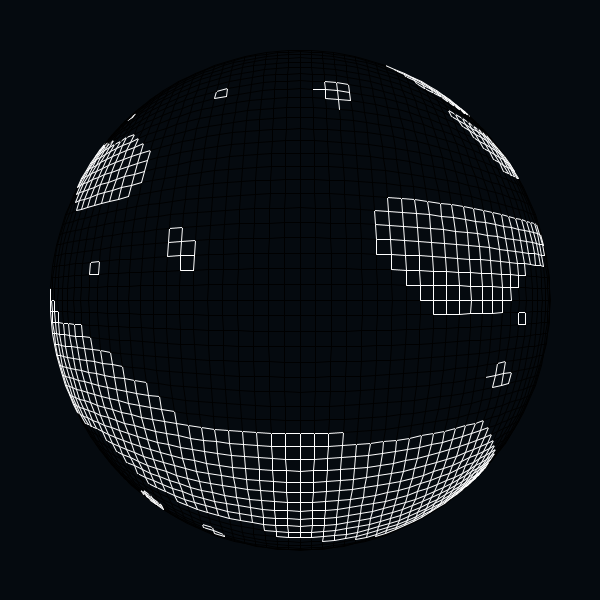
Frame 1 (no input)
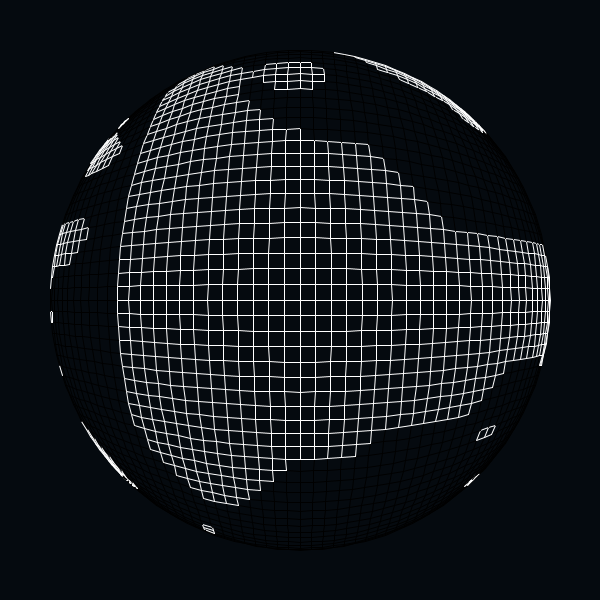
Frame 60 (the mouse pressed at the canvas centre just before this capture)
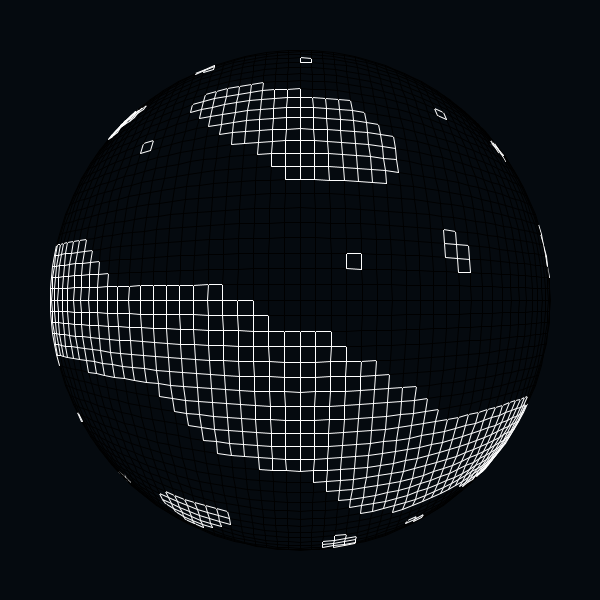
Frame 120 (the mouse held since frame 60 and released just before this capture)

The Processing sketch that drew these frames (run headless with seeded random() and noise(); from frame 60 on, the mouse is pressed at the canvas centre):

// Processing sketch: PlanetGenerator
// ── PlanetGenerator.pde


ArrayList<Planet> planets;

void setup() {
  size(600, 600);

  planets = new ArrayList<Planet>();
  planets.add(new Planet(new PVector(300, 300), 500, new PVector(100, 100)));
}


void draw() {
  background(5, 10, 15);

  for (int i = 0; i < planets.size(); i++) {
    planets.get(i).show();
  }
}


void keyPressed() {
  planets.get(0).generateNewMap();
}

// ── Planet.pde


class Planet {
 
  
  PVector pos;
  float size;
  PVector mapSize;
  PVector circleSize;
  
  int map[][];
  PVector[][] circlePositions;
  
  
  Planet(PVector pos_, float size_, PVector mapSize_) {
    pos = pos_;
    size = size_;
    mapSize = mapSize_;
    circleSize = mapSize.copy().mult(0.5);
    generateNewMap();
  }
  
  
  void generateNewMap() {
    map = generateMap(mapSize, 0.3, 3);
    circlePositions = getCirclePositions(size, circleSize);
  }
  
  
  void show() {
    drawMap(map, circlePositions, pos, new float[] {circleSize.x, frameCount, circleSize.y, 0});
  }
}

// ── mapFunctions.pde


int[][] generateMap(PVector size, float fillPercent, int neighbourLimit) {
  int[][] map = new int[(int)size.x][(int)size.y];
  for (int x = 0; x < size.x; x++) { // Random map with 0 border
    for (int y = 0; y < size.y; y++) {
      int v = (random(1) < fillPercent) ? 1 : 0;
      v = (x == 0 || x == size.x - 1 || y == 0 || y == size.y - 1) ? 0 : v;
      map[x][y] = v;
    }
  }
  for (int i = 0; i < 5; i++) {
    for (int x = 1; x < size.x-1; x++) {
      for (int y = 1; y < size.y-1; y++) {
        int nc = 0;
        for (int ox = -1; ox < 2; ox++) {
          for (int oy = -1; oy < 2; oy++) { // Smooth the map
            if (!(ox == 0 && oy == 0)) {
              if (map[x+ox][y+oy] == 1) {
                nc++;
              }
            }
          }
        }
        if (nc > neighbourLimit) {
          map[x][y] = 1;
        } else if (nc < neighbourLimit) {
          map[x][y] = 0;
        }
      }
    }
  }
  return map;
}


PVector[][] getCirclePositions(float size, PVector amount) {
  PVector[][] positions = new PVector[(int)amount.x][(int)amount.y];
  for (int x = 0; x < amount.x; x++) {
    for (int y = 0; y < amount.y; y++) {
      float pX = cos(map(x, 0, amount.x, 0, PI));
      float pY = cos(map(y, 0, amount.y, 0, PI));
      float cpX = pX * sqrt(1 - 0.5 * pY * pY) * size/2;
      float cpY = pY * sqrt(1 - 0.5 * pX * pX) * size/2;
      positions[x][y] = new PVector(cpX, cpY);
    }
  }
  return positions;
}


void drawMap(int[][] map, PVector[][] circlePositions, PVector pos, float[] positions) {
  int mw = map.length;
  int mh = map[0].length;
  int sxA = (int)positions[0];
  int sxP = (int)positions[1];
  int syA = (int)positions[2];
  int syP = (int)positions[3];
  
  for (int x = 0; x < sxA; x++) {
    for (int y = 0; y < syA; y++) {
      PVector p1 = circlePositions[x][y].copy().add(pos);
      float p1V = map[(x + sxP) % mw][(y + syP) % mh];
      
      if (x < sxA - 1) {
        PVector p2 = circlePositions[x + 1][y].copy().add(pos);
        float p2V = map[(x + 1 + sxP) % mw][(y + syP) % mh];
        stroke(p1V == 1 && p2V == 1 ? 255 : 0);
        line(p1.x, p1.y, p2.x, p2.y);
      }
      
      if (y < syA - 1) {
        PVector p3 = circlePositions[x][y + 1].copy().add(pos);
        float p3V = map[(x + sxP) % mw][(y + 1 + syP) % mh];
        stroke(p1V == 1 && p3V == 1 ? 255 : 0);
        line(p1.x, p1.y, p3.x, p3.y);
      }
    }
  }
}
